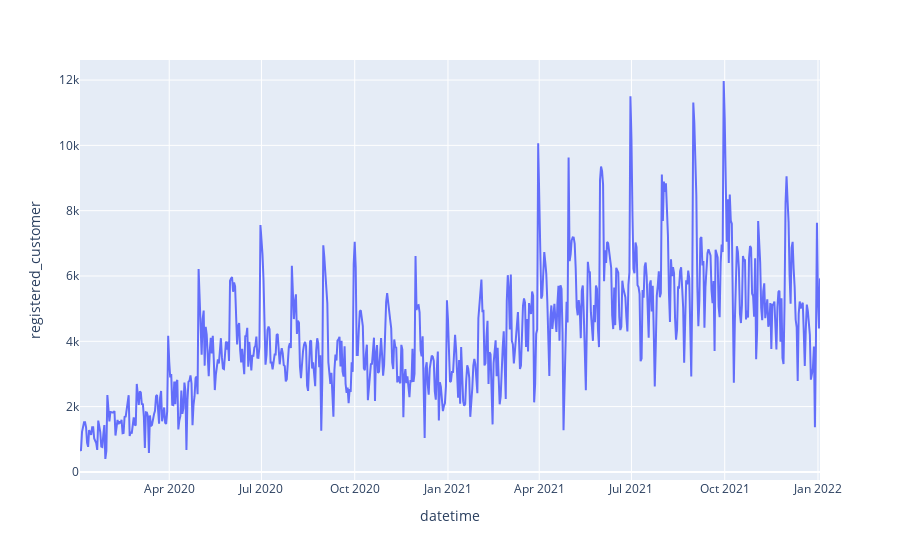

Notebook source saved alongside this figure:
### Code cell
px.line(df_rcus, x=df_rcus.index, y="registered_customer")

### Figure 1 — Plotly figure (JSON) as saved in the notebook; plotly's stock layout.template omitted (floating-point values rounded to 4 significant figures; data arrays with more than 128 entries replaced by an {"elided": "..."} marker saying what was removed)
{"data": [{"hovertemplate": "datetime=%{x}<br>registered_customer=%{y}<extra></extra>", "legendgroup": "", "line": {"color": "#636efa", "dash": "solid"}, "marker": {"symbol": "circle"}, "mode": "lines", "name": "", "orientation": "v", "showlegend": false, "type": "scatter", "x": {"elided": "731 str values"}, "xaxis": "x", "y": {"elided": "731 int values"}, "yaxis": "y"}], "layout": {"legend": {"tracegroupgap": 0}, "margin": {"t": 60}, "xaxis": {"anchor": "y", "domain": [0, 1], "title": {"text": "datetime"}}, "yaxis": {"anchor": "x", "domain": [0, 1], "title": {"text": "registered_customer"}}}}
